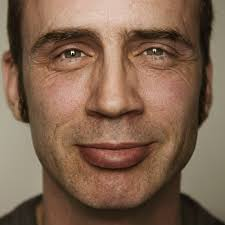
#> input picture 003.jpg, 225 x 225 px
$ python 3_4.py   (older library calls are emulated)
#> lines starting #> are read from the running program, lines starting #| are printed output that depends on the picture
#> further down, img is the input picture: shape (225, 225, 3); mean B, G, R 79.2, 99.5, 127.7
import cv2
import numpy as np

def strokeEdges(src,dst,blursize=7,edgesize=5):
#> called with blursize = 7, edgesize = 5
    if blursize>=3:
        blurredSrc=cv2.medianBlur(src,blursize)
        graySrc=cv2.cvtColor(blurredSrc,cv2.COLOR_BGR2GRAY)
    else:
        graySrc = cv2.cvtColor(img, cv2.COLOR_BGR2GRAY)
    cv2.Laplacian(graySrc,cv2.CV_8U,graySrc,ksize=edgesize)
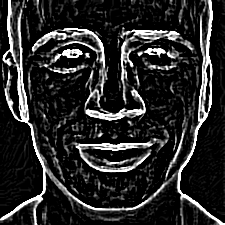
#> graySrc: shape (225, 225); min 0, max 255, mean 41.1
    cv2.imshow('Laplacian',cv2.Laplacian(graySrc,cv2.CV_8U,graySrc,ksize=edgesize))
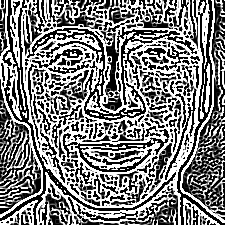
#> window 'Laplacian': shape (225, 225); min 0, max 255, mean 127.5
    normalizedInverseAlpha = (1.0 / 255) * (255 - graySrc)
    b, g, r = cv2.split(img)
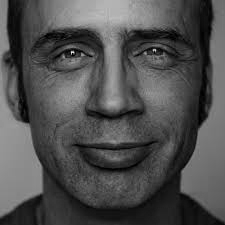
#> b: shape (225, 225); min 0, max 237, mean 79.2
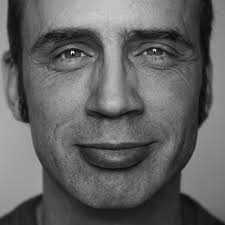
#> g: shape (225, 225); min 2, max 255, mean 99.5
    # print(channels)
    b = b * normalizedInverseAlpha
    g = g * normalizedInverseAlpha
    r = r * normalizedInverseAlpha
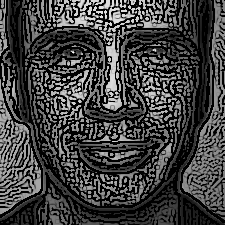
#> r: shape (225, 225) float64; min 0, max 255, mean 63.9
    return cv2.merge([b, g, r],dst)
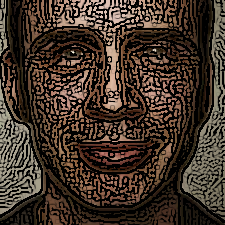
#> returned value: shape (225, 225, 3) float64; mean of channels 0, 1, 2 40.3, 50.4, 63.9; drawn as B, G, R

if __name__ == '__main__':
    img=cv2.imread('../003.jpg')
    stroke=strokeEdges(img,dst=None)
    cv2.imshow('strokeEdge',stroke)
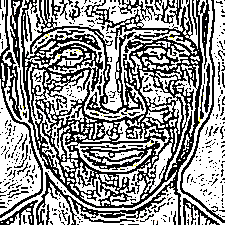
#> window 'strokeEdge': shape (225, 225, 3); mean B, G, R 148.4, 148.7, 148.7
    cv2.waitKey()
    cv2.destroyAllWindows()

$ run again, with 010.jpeg copied over 003.jpg
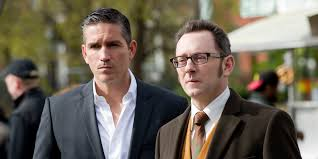
#> input picture 010.jpeg, 318 x 159 px
#> img is the input picture: shape (159, 318, 3); mean B, G, R 88.2, 101.4, 109.4
#> in strokeEdges, `return cv2.merge([b, g, r],dst)`:
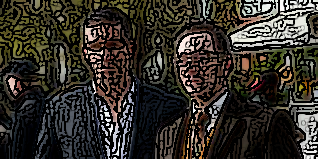
#> returned value: shape (159, 318, 3) float64; mean of channels 0, 1, 2 40.5, 46.8, 50.5; drawn as B, G, R
#> `cv2.imshow('strokeEdge',stroke)`:
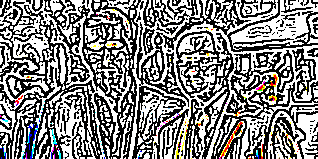
#> window 'strokeEdge': shape (159, 318, 3); mean B, G, R 131.8, 132.4, 133
